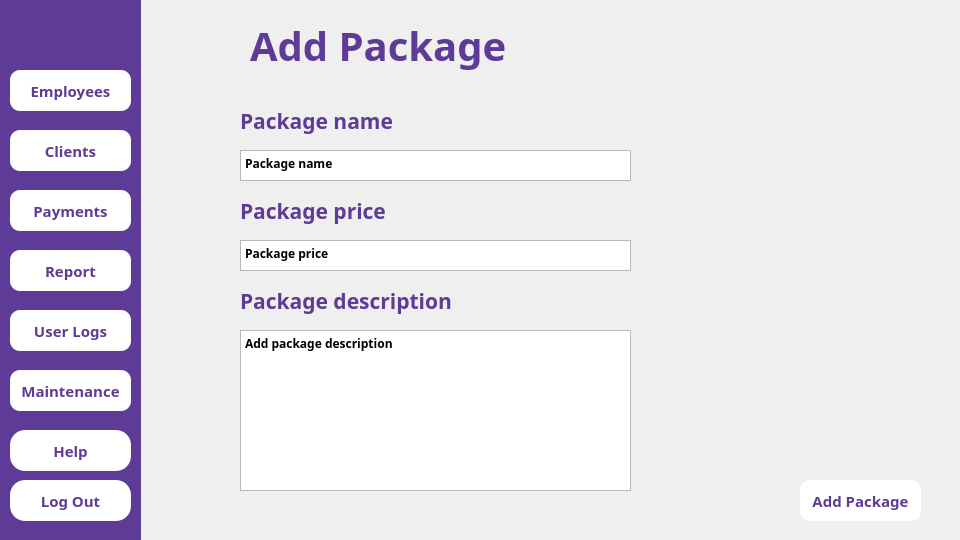
<?xml version="1.0" encoding="UTF-8"?>
<ui version="4.0">
 <class>MainWindow</class>
 <widget class="QMainWindow" name="MainWindow">
  <property name="geometry">
   <rect>
    <x>0</x>
    <y>0</y>
    <width>960</width>
    <height>540</height>
   </rect>
  </property>
  <property name="font">
   <font>
    <family>Arial Black</family>
    <bold>true</bold>
   </font>
  </property>
  <property name="windowTitle">
   <string>MainWindow</string>
  </property>
  <widget class="QWidget" name="centralwidget">
   <widget class="QPushButton" name="employees">
    <property name="geometry">
     <rect>
      <x>10</x>
      <y>70</y>
      <width>121</width>
      <height>41</height>
     </rect>
    </property>
    <property name="font">
     <font>
      <family>Arial Black</family>
      <pointsize>11</pointsize>
      <bold>true</bold>
     </font>
    </property>
    <property name="styleSheet">
     <string notr="true">QPushButton
{
background-color:white ;
color:#5e3b96;
 border-radius:10px;
}</string>
    </property>
    <property name="text">
     <string>Employees</string>
    </property>
   </widget>
   <widget class="QPushButton" name="clients">
    <property name="geometry">
     <rect>
      <x>10</x>
      <y>130</y>
      <width>121</width>
      <height>41</height>
     </rect>
    </property>
    <property name="font">
     <font>
      <family>Arial Black</family>
      <pointsize>11</pointsize>
      <bold>true</bold>
     </font>
    </property>
    <property name="styleSheet">
     <string notr="true">QPushButton
{
background-color:white ;
color:#5e3b96;
 border-radius:10px;
}</string>
    </property>
    <property name="text">
     <string>Clients</string>
    </property>
   </widget>
   <widget class="QPushButton" name="payments">
    <property name="geometry">
     <rect>
      <x>10</x>
      <y>190</y>
      <width>121</width>
      <height>41</height>
     </rect>
    </property>
    <property name="font">
     <font>
      <family>Arial Black</family>
      <pointsize>11</pointsize>
      <bold>true</bold>
     </font>
    </property>
    <property name="styleSheet">
     <string notr="true">QPushButton
{
background-color:white ;
color:#5e3b96;
 border-radius:10px;
}</string>
    </property>
    <property name="text">
     <string>Payments</string>
    </property>
   </widget>
   <widget class="QPushButton" name="report">
    <property name="geometry">
     <rect>
      <x>10</x>
      <y>250</y>
      <width>121</width>
      <height>41</height>
     </rect>
    </property>
    <property name="font">
     <font>
      <family>Arial Black</family>
      <pointsize>11</pointsize>
      <bold>true</bold>
     </font>
    </property>
    <property name="styleSheet">
     <string notr="true">QPushButton
{
background-color:white ;
color:#5e3b96;
 border-radius:10px;
}</string>
    </property>
    <property name="text">
     <string>Report</string>
    </property>
   </widget>
   <widget class="QPushButton" name="user_logs">
    <property name="geometry">
     <rect>
      <x>10</x>
      <y>310</y>
      <width>121</width>
      <height>41</height>
     </rect>
    </property>
    <property name="font">
     <font>
      <family>Arial Black</family>
      <pointsize>11</pointsize>
      <bold>true</bold>
     </font>
    </property>
    <property name="styleSheet">
     <string notr="true">QPushButton
{
background-color:white ;
color:#5e3b96;
 border-radius:10px;
}</string>
    </property>
    <property name="text">
     <string>User Logs</string>
    </property>
   </widget>
   <widget class="QPushButton" name="maintenance">
    <property name="geometry">
     <rect>
      <x>10</x>
      <y>370</y>
      <width>121</width>
      <height>41</height>
     </rect>
    </property>
    <property name="font">
     <font>
      <family>Arial Black</family>
      <pointsize>11</pointsize>
      <bold>true</bold>
     </font>
    </property>
    <property name="styleSheet">
     <string notr="true">QPushButton
{
background-color:white ;
color:#5e3b96;
 border-radius:10px;
}</string>
    </property>
    <property name="text">
     <string>Maintenance</string>
    </property>
   </widget>
   <widget class="QPushButton" name="help">
    <property name="geometry">
     <rect>
      <x>10</x>
      <y>430</y>
      <width>121</width>
      <height>41</height>
     </rect>
    </property>
    <property name="font">
     <font>
      <family>Arial Black</family>
      <pointsize>11</pointsize>
      <bold>true</bold>
     </font>
    </property>
    <property name="styleSheet">
     <string notr="true">QPushButton
{
background-color:white ;
color:#5e3b96;
 border-radius:15px;
}</string>
    </property>
    <property name="text">
     <string>Help</string>
    </property>
   </widget>
   <widget class="QPushButton" name="log_out">
    <property name="geometry">
     <rect>
      <x>10</x>
      <y>480</y>
      <width>121</width>
      <height>41</height>
     </rect>
    </property>
    <property name="font">
     <font>
      <family>Arial Black</family>
      <pointsize>11</pointsize>
      <bold>true</bold>
     </font>
    </property>
    <property name="styleSheet">
     <string notr="true">QPushButton
{
background-color:white ;
color:#5e3b96;
 border-radius:15px;
}</string>
    </property>
    <property name="text">
     <string>Log Out</string>
    </property>
   </widget>
   <widget class="QLabel" name="BGviolet">
    <property name="geometry">
     <rect>
      <x>0</x>
      <y>0</y>
      <width>141</width>
      <height>541</height>
     </rect>
    </property>
    <property name="styleSheet">
     <string notr="true">QLabel
{
background: #5e3b96;
}</string>
    </property>
    <property name="text">
     <string/>
    </property>
   </widget>
   <widget class="QLabel" name="label_12">
    <property name="geometry">
     <rect>
      <x>0</x>
      <y>10</y>
      <width>141</width>
      <height>41</height>
     </rect>
    </property>
    <property name="text">
     <string/>
    </property>
    <property name="pixmap">
     <pixmap>../logos/logog.jpg</pixmap>
    </property>
    <property name="scaledContents">
     <bool>true</bool>
    </property>
   </widget>
   <widget class="QPushButton" name="addpackage">
    <property name="geometry">
     <rect>
      <x>800</x>
      <y>480</y>
      <width>121</width>
      <height>41</height>
     </rect>
    </property>
    <property name="font">
     <font>
      <family>Arial Black</family>
      <pointsize>11</pointsize>
      <bold>true</bold>
     </font>
    </property>
    <property name="styleSheet">
     <string notr="true">QPushButton
{
background-color:white ;
color:#5e3b96;
 border-radius:10px;
}</string>
    </property>
    <property name="text">
     <string>Add Package</string>
    </property>
   </widget>
   <widget class="QLabel" name="packageslabel">
    <property name="geometry">
     <rect>
      <x>250</x>
      <y>20</y>
      <width>301</width>
      <height>51</height>
     </rect>
    </property>
    <property name="font">
     <font>
      <family>Arial Black</family>
      <pointsize>30</pointsize>
      <bold>true</bold>
     </font>
    </property>
    <property name="styleSheet">
     <string notr="true">QLabel
{
color:#5e3b96;
}</string>
    </property>
    <property name="text">
     <string>Add Package</string>
    </property>
   </widget>
   <widget class="QTextEdit" name="packagenametextedit">
    <property name="geometry">
     <rect>
      <x>240</x>
      <y>150</y>
      <width>391</width>
      <height>31</height>
     </rect>
    </property>
    <property name="html">
     <string>&lt;!DOCTYPE HTML PUBLIC &quot;-//W3C//DTD HTML 4.0//EN&quot; &quot;http://www.w3.org/TR/REC-html40/strict.dtd&quot;&gt;
&lt;html&gt;&lt;head&gt;&lt;meta name=&quot;qrichtext&quot; content=&quot;1&quot; /&gt;&lt;meta charset=&quot;utf-8&quot; /&gt;&lt;style type=&quot;text/css&quot;&gt;
p, li { white-space: pre-wrap; }
hr { height: 1px; border-width: 0; }
li.unchecked::marker { content: &quot;\2610&quot;; }
li.checked::marker { content: &quot;\2612&quot;; }
&lt;/style&gt;&lt;/head&gt;&lt;body style=&quot; font-family:'Arial Black'; font-size:9pt; font-weight:700; font-style:normal;&quot;&gt;
&lt;p style=&quot; margin-top:0px; margin-bottom:0px; margin-left:0px; margin-right:0px; -qt-block-indent:0; text-indent:0px;&quot;&gt;Package name&lt;/p&gt;&lt;/body&gt;&lt;/html&gt;</string>
    </property>
   </widget>
   <widget class="QLabel" name="packagenamelabel">
    <property name="geometry">
     <rect>
      <x>240</x>
      <y>100</y>
      <width>191</width>
      <height>41</height>
     </rect>
    </property>
    <property name="font">
     <font>
      <family>Arial Black</family>
      <pointsize>16</pointsize>
      <bold>true</bold>
     </font>
    </property>
    <property name="styleSheet">
     <string notr="true">QLabel
{
color:#5e3b96;
}</string>
    </property>
    <property name="text">
     <string>Package name</string>
    </property>
   </widget>
   <widget class="QLabel" name="packagepricelabel">
    <property name="geometry">
     <rect>
      <x>240</x>
      <y>190</y>
      <width>191</width>
      <height>41</height>
     </rect>
    </property>
    <property name="font">
     <font>
      <family>Arial Black</family>
      <pointsize>16</pointsize>
      <bold>true</bold>
     </font>
    </property>
    <property name="styleSheet">
     <string notr="true">QLabel
{
color:#5e3b96;
}</string>
    </property>
    <property name="text">
     <string>Package price</string>
    </property>
   </widget>
   <widget class="QTextEdit" name="packagepricetextedit">
    <property name="geometry">
     <rect>
      <x>240</x>
      <y>240</y>
      <width>391</width>
      <height>31</height>
     </rect>
    </property>
    <property name="html">
     <string>&lt;!DOCTYPE HTML PUBLIC &quot;-//W3C//DTD HTML 4.0//EN&quot; &quot;http://www.w3.org/TR/REC-html40/strict.dtd&quot;&gt;
&lt;html&gt;&lt;head&gt;&lt;meta name=&quot;qrichtext&quot; content=&quot;1&quot; /&gt;&lt;meta charset=&quot;utf-8&quot; /&gt;&lt;style type=&quot;text/css&quot;&gt;
p, li { white-space: pre-wrap; }
hr { height: 1px; border-width: 0; }
li.unchecked::marker { content: &quot;\2610&quot;; }
li.checked::marker { content: &quot;\2612&quot;; }
&lt;/style&gt;&lt;/head&gt;&lt;body style=&quot; font-family:'Arial Black'; font-size:9pt; font-weight:700; font-style:normal;&quot;&gt;
&lt;p style=&quot; margin-top:0px; margin-bottom:0px; margin-left:0px; margin-right:0px; -qt-block-indent:0; text-indent:0px;&quot;&gt;Package price&lt;/p&gt;&lt;/body&gt;&lt;/html&gt;</string>
    </property>
   </widget>
   <widget class="QLabel" name="label">
    <property name="geometry">
     <rect>
      <x>240</x>
      <y>280</y>
      <width>241</width>
      <height>41</height>
     </rect>
    </property>
    <property name="font">
     <font>
      <family>Arial Black</family>
      <pointsize>16</pointsize>
      <bold>true</bold>
     </font>
    </property>
    <property name="styleSheet">
     <string notr="true">QLabel
{
color:#5e3b96;
}</string>
    </property>
    <property name="text">
     <string>Package description</string>
    </property>
   </widget>
   <widget class="QTextEdit" name="textEdit">
    <property name="geometry">
     <rect>
      <x>240</x>
      <y>330</y>
      <width>391</width>
      <height>161</height>
     </rect>
    </property>
    <property name="html">
     <string>&lt;!DOCTYPE HTML PUBLIC &quot;-//W3C//DTD HTML 4.0//EN&quot; &quot;http://www.w3.org/TR/REC-html40/strict.dtd&quot;&gt;
&lt;html&gt;&lt;head&gt;&lt;meta name=&quot;qrichtext&quot; content=&quot;1&quot; /&gt;&lt;meta charset=&quot;utf-8&quot; /&gt;&lt;style type=&quot;text/css&quot;&gt;
p, li { white-space: pre-wrap; }
hr { height: 1px; border-width: 0; }
li.unchecked::marker { content: &quot;\2610&quot;; }
li.checked::marker { content: &quot;\2612&quot;; }
&lt;/style&gt;&lt;/head&gt;&lt;body style=&quot; font-family:'Arial Black'; font-size:9pt; font-weight:700; font-style:normal;&quot;&gt;
&lt;p style=&quot; margin-top:0px; margin-bottom:0px; margin-left:0px; margin-right:0px; -qt-block-indent:0; text-indent:0px;&quot;&gt;Add package description&lt;/p&gt;&lt;/body&gt;&lt;/html&gt;</string>
    </property>
   </widget>
   <zorder>BGviolet</zorder>
   <zorder>employees</zorder>
   <zorder>clients</zorder>
   <zorder>payments</zorder>
   <zorder>report</zorder>
   <zorder>user_logs</zorder>
   <zorder>maintenance</zorder>
   <zorder>help</zorder>
   <zorder>log_out</zorder>
   <zorder>label_12</zorder>
   <zorder>addpackage</zorder>
   <zorder>packageslabel</zorder>
   <zorder>packagenametextedit</zorder>
   <zorder>packagenamelabel</zorder>
   <zorder>packagepricelabel</zorder>
   <zorder>packagepricetextedit</zorder>
   <zorder>label</zorder>
   <zorder>textEdit</zorder>
  </widget>
 </widget>
 <resources/>
 <connections/>
</ui>
